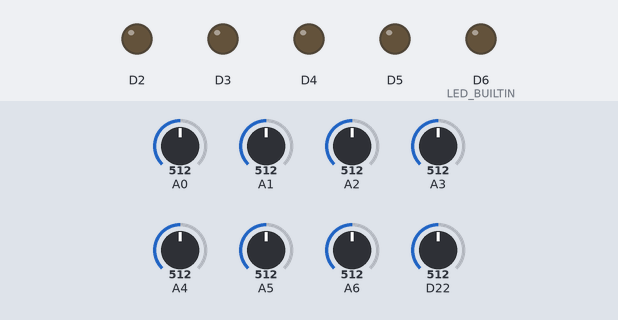
A sketch run on a simulated Arduino MKR. Parts: output pins drawn as LEDs (lit = HIGH). Inputs (shaded band) come from the test bench; at power-on: A0 = 512, A1 = 512, A2 = 512, A3 = 512, A4 = 512, A5 = 512, A6 = 512, D22 = 512. WiFi joins after 1.5 s; servers stay silent unless stated; no MQTT or app messages arrive unless stated.

Above: at 0.1 s.
At 10.1 s:
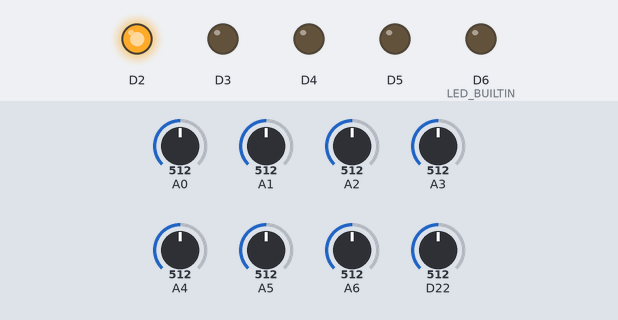
At 30.1 s:
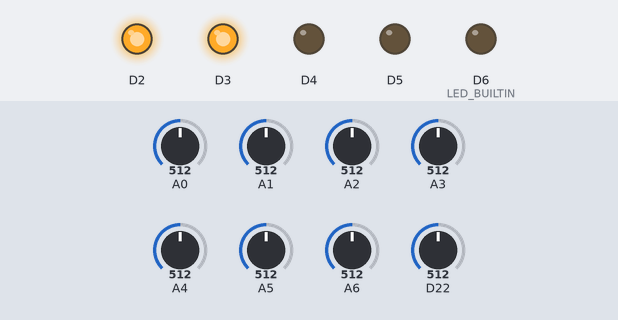
At 60.1 s:
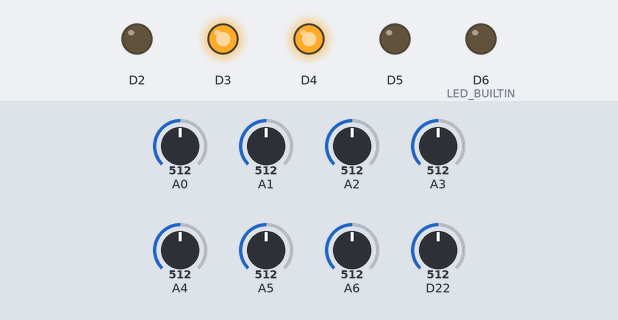
At 90.1 s:
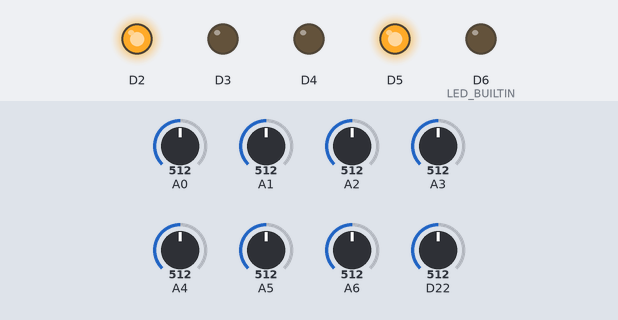
At 120.1 s:
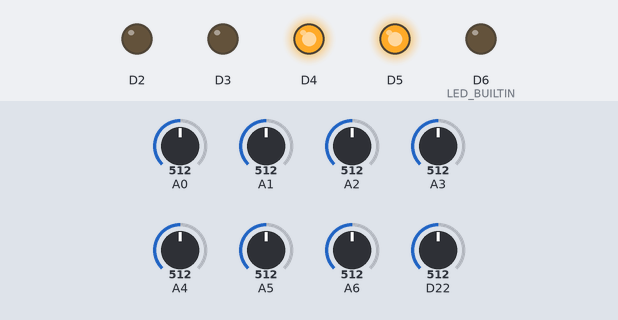
Timing chart, 0 to 121.6 s (numbered marks = the images above):
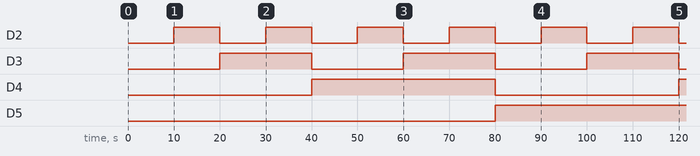

The sketch:

WiFi_MQTT.ino
```cpp
/*
  WiFi_MQTT.ino
  WiFi connection to MQTT broker to publish sensor values
  Steven G Lamers 2025 - All Rights Reserved
  Uses the ArduinoMqttClient library
*/

#include <ArduinoMqttClient.h>
#include <WiFiNINA.h>

#include "arduino_secrets.h"

// #define DEBUG_MONITOR 1

char ssid[] = SECRET_SSID;  // your network SSID (name)
char pass[] = SECRET_PASS;  // your network password (use for WPA, or use as key for WEP)

WiFiClient wifiClient;
MqttClient mqttClient(wifiClient);

const char broker[] = "stevenlamers.com";
int port = 1883;

const long interval = 10000;  // 10 seconds
unsigned long previousMillis = 0;

int count = 0;

void setup() {

  pinMode(LED_BUILTIN, OUTPUT);
  pinMode(A0, INPUT);
  pinMode(A1, INPUT);
  pinMode(A2, INPUT);
  pinMode(A3, INPUT);
  pinMode(A4, INPUT);

  pinMode(A5, INPUT);
  pinMode(A6, INPUT);
  pinMode(A7, INPUT);

  pinMode(2, OUTPUT);
  pinMode(3, OUTPUT);
  pinMode(4, OUTPUT);
  pinMode(5, OUTPUT);

#if DEBUG_MONITOR

  Serial.begin(9600);  //Initialize serial and wait for port to open

  while (!Serial) {
    ;  // wait for serial port to connect. Needed for native USB port only
  }

  // connect to WiFi network
  Serial.print("Attempting to connect to WPA SSID: ");

  Serial.println(ssid);

#endif

  while (WiFi.begin(ssid, pass) != WL_CONNECTED) {

#if DEBUG_MONITOR
    Serial.print(".");
#endif
        // failed, retry
    delay(5000);
  }

#if DEBUG_MONITOR
  Serial.println("Connected to the network");
  Serial.println();
#endif

  // You can provide a unique client ID, if not set the library uses Arduino-millis()
  // Each client must have a unique client ID
  // mqttClient.setId("clientId");

  // You can provide a username and password for authentication
  // mqttClient.setUsernamePassword("username", "password");

#if DEBUG_MONITOR
  Serial.print("Attempting to connect to the MQTT broker: ");
  Serial.println(broker);
#endif

  if (!mqttClient.connect(broker, port)) {

#ifdef DEBUG_MONITOR
    Serial.print("MQTT connection failed! Error code = ");
    Serial.println(mqttClient.connectError());
#endif

    while (1)
      ;
  }

#if DEBUG_MONITOR
  Serial.println("Connected to the MQTT broker!");
  Serial.println();
#endif

}

void loop() {

  unsigned long currentMillis = millis();

  if (currentMillis - previousMillis >= interval) {

    // save the last time a message was sent
    previousMillis = currentMillis;

    mqttClient.poll();

#if DEBUG_MONITOR
    Serial.print("Sending messages");
#endif

    // Blink the heatbeat LED
    digitalWrite(LED_BUILTIN, HIGH);

    // message topic "arduino1234/A0"
    mqttClient.beginMessage("arduino1234/A0");
    // mqttClient.print( ( ( analogRead(A0) + 0.5) * 5.00 ) / 1024 ); // Voltage
    mqttClient.print( analogRead(A0) ); // Voltage
    mqttClient.endMessage();

    // message topic "arduino1234/A1"
    mqttClient.beginMessage("arduino1234/A1");
    mqttClient.print(analogRead(A1));
    mqttClient.endMessage();

    // message topic "arduino1234/A2"
    mqttClient.beginMessage("arduino1234/A2");
    mqttClient.print(analogRead(A2));
    mqttClient.endMessage();

    // message topic "arduino1234/A3"
    mqttClient.beginMessage("arduino1234/A3");
    mqttClient.print(analogRead(A3));
    mqttClient.endMessage();

    // message topic "arduino1234/A4"
    mqttClient.beginMessage("arduino1234/A4");
    mqttClient.print(analogRead(A4));
    mqttClient.endMessage();

    // message topic "arduino1234/A5"
    mqttClient.beginMessage("arduino1234/A5");
    mqttClient.print(analogRead(A5));
    mqttClient.endMessage();

    // message topic "arduino1234/A6"
    mqttClient.beginMessage("arduino1234/A6");
    mqttClient.print(analogRead(A6));
    mqttClient.endMessage();

    // message topic "arduino1234/A7"
    mqttClient.beginMessage("arduino1234/A7");
    mqttClient.print(analogRead(A7));
    mqttClient.endMessage();

    /// Digital out
    // message topic "arduino1234/D0" is PIN 2
    mqttClient.beginMessage("arduino1234/D0");
    ( digitalRead(2) == 1) ? mqttClient.print(1): mqttClient.print(0);
    mqttClient.endMessage();

    // message topic "arduino1234/D1" is PIN 3
    mqttClient.beginMessage("arduino1234/D1");
    ( digitalRead(3) == 1) ? mqttClient.print(1): mqttClient.print(0);
    mqttClient.endMessage();

    // message topic "arduino1234/D2" is PIN 4
    mqttClient.beginMessage("arduino1234/D2");
    ( digitalRead(4) == 1) ? mqttClient.print(1): mqttClient.print(0);
    mqttClient.endMessage();

    // message topic "arduino1234/D3" is PIN 5
    mqttClient.beginMessage("arduino1234/D3");
    ( digitalRead(5) == 1) ? mqttClient.print(1): mqttClient.print(0);
    mqttClient.endMessage();

#if DEBUG_MONITOR
    Serial.println();
#endif

      // Blink the heartbeat LED
      digitalWrite(LED_BUILTIN, LOW);

      // update digital counter
      count++;

      // Set/Reset digital outputs for next loop
      digitalWrite(2, count & 0x1 );
      digitalWrite(3, count & 0x2 );
      digitalWrite(4, count & 0x4 );
      digitalWrite(5, count & 0x8 );

  }
}
```

arduino_secrets.h
```cpp
#define SECRET_SSID "CIA-TOPSECRET"
#define SECRET_PASS "dfbn6bc7b487c7"
```

Measured:
- by itself, D2: alternates HIGH for 10.0 s and LOW for 10.0 s
- by itself, D3: alternates HIGH for 20.0 s and LOW for 20.0 s
- by itself, D4: LOW → HIGH at 40.0 s, → LOW 40.0 s later, → HIGH 40.0 s later
- by itself, D5: LOW → HIGH at 80.0 s
